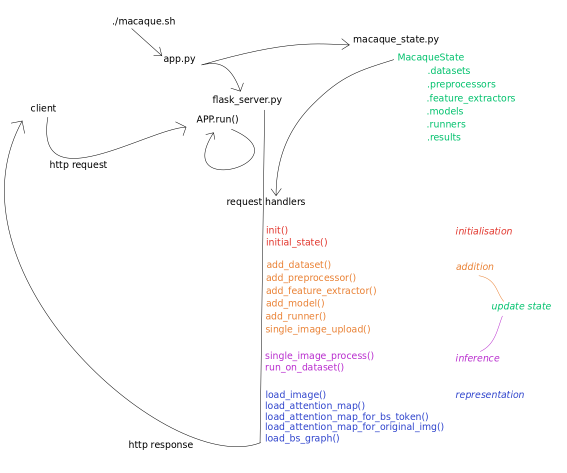
#> input picture resources/backend.png, 1134 x 945 px (shown at 1/2 size); its folder holds only this picture in this run
$ python -i visualizations.py   (imports and definitions only)
#> lines starting #> are read from the running program, lines starting #| are printed output that depends on the picture
#> further down, picture is the input picture: PIL image 1134x945 RGBA; mean R, G, B, A 251.2, 251, 251.4, 254.9
import numpy as np
from PIL import Image, ImageFilter

from preprocessing import PreproMode, crop

# [32 lines left out: function attention_map_jpg, not called in this run]


def rescale_and_smooth(pil_image, target_w=224, target_h=224):
    """Rescales and applies a Gaussian filter to the input image.

    Args:
        pil_image: A PIL Image.
        target_w: The width of the output.
        target_h: The height of the output.
    Returns:
        A PIL Image.
    """
#> called with target_w = 224, target_h = 224

    w = pil_image.width
#> w = 1134
    h = pil_image.height
#> h = 945
    n_img = pil_image.resize((target_w, target_h))
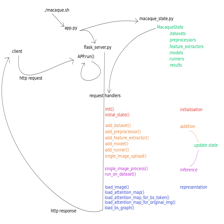
#> n_img: PIL image 224x224 RGBA; mean R, G, B, A 251, 250.9, 251.2, 255; transparent parts drawn white
    n_img = n_img.filter(ImageFilter.GaussianBlur(10))
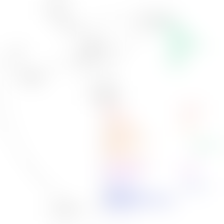
#> n_img: PIL image 224x224 RGBA; mean R, G, B, A 251.1, 251, 251.3, 254.8; transparent parts drawn white
    return n_img


# [118 lines left out: functions _apply_attention_mask, attention_map_for_original_img, not called in this run]

>>> from PIL import Image
>>> picture = Image.open('resources/backend.png')
>>> result = rescale_and_smooth(picture)
